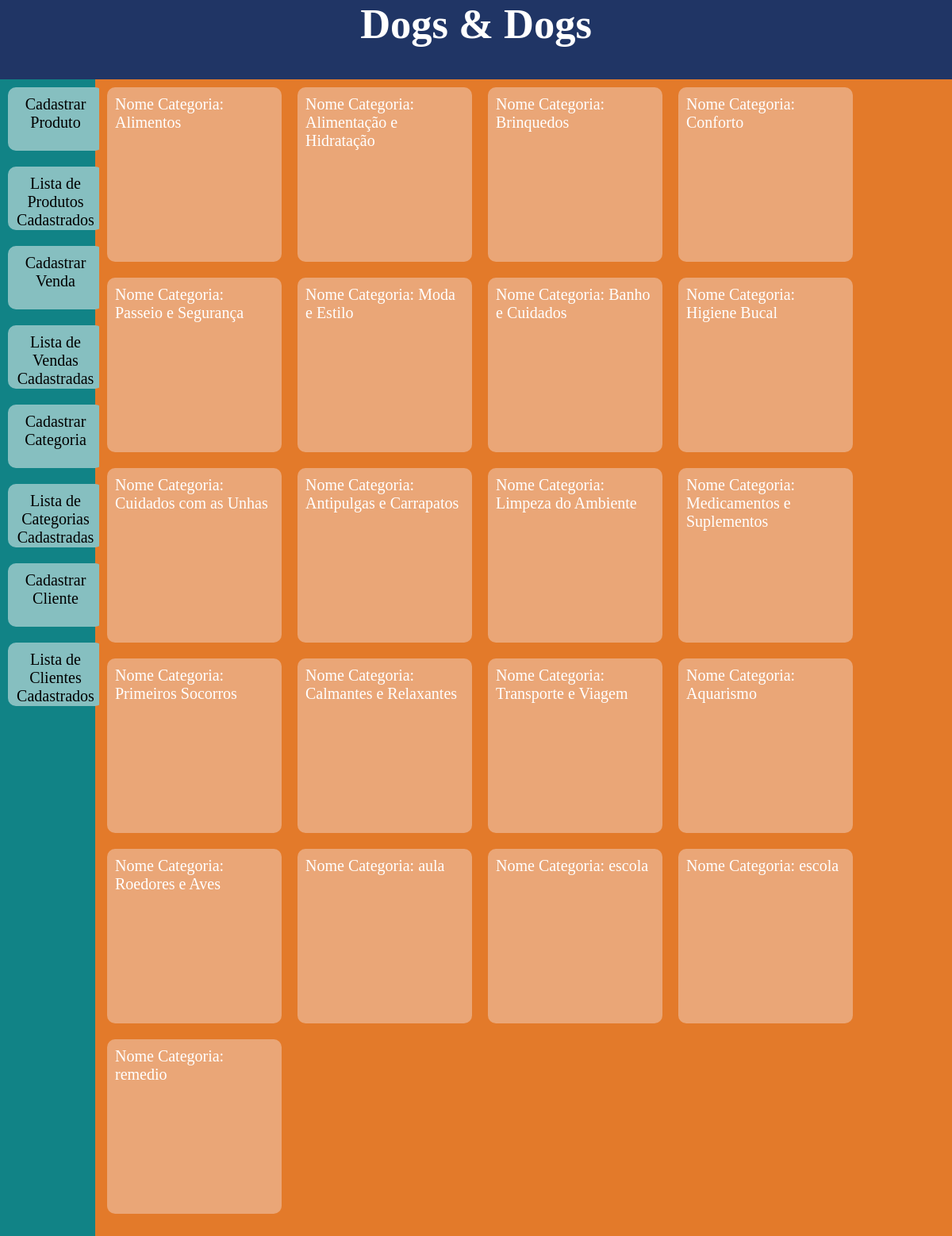
Screenshot of /categoria with the database file from the repository.
### models.py (models this page shows, shortened)
class Categoria(Base):
    __tablename__ = 'TAB_CATEGORIA'
    id_categoria = Column(Integer, primary_key=True, autoincrement=True)
    nome_categoria = Column(String(100), index=True, nullable=False)
    def serialize_categoria(self):
        dados_categoria = {
            'id_categoria': self.id_categoria,
            'nome_categoria': self.nome_categoria
        }
        return dados_categoria

### app.py (the view)
@app.route('/categoria')
def categoria():
    sql_categoria = select(Categoria)
    resultado_categoria = db_session.execute(sql_categoria).scalars()
    print(resultado_categoria)
    categoria = []
    for n in resultado_categoria:
        categoria.append(n.serialize_categoria())
        print(categoria[-1])
    return render_template("categoria.html",
                           categoria=categoria)

### templates/categoria.html
{% extends 'home.html' %}
{% block conteudo%}
    {% for n in categoria %}
    <div class="card">
        Nome Categoria: {{n.nome_categoria}}<br>
    </div>
    {% endfor %}
{%endblock conteudo%}

### templates/home.html (shortened to what this page needs)
<!doctype html>
<html lang="pt-BR">
<head>
    <link rel="stylesheet" href="/static/home.css">
</head>
<body>
<div class="container">
    <header>
        <h2>Dogs & Dogs </h2>
    </header>
     <nav>
         <a href="{{ url_for('novo_produto') }}"> <div class="botao">
             Cadastrar Produto</div> </a>
         <a href="{{ url_for('produto') }}"> <div class="botao">
             Lista de Produtos Cadastrados</div> </a>
         <a href="{{ url_for('nova_venda') }}"> <div class="botao">
             Cadastrar Venda</div> </a>
         <a href="{{ url_for('venda') }}"> <div class="botao">
             Lista de Vendas Cadastradas</div> </a>
         <a href="{{ url_for('nova_categoria') }}"> <div class="botao">
                 Cadastrar Categoria</div> </a>
          <a href="{{ url_for('categoria') }}"> <div class="botao">
                 Lista de Categorias Cadastradas</div> </a>
          <a href="{{ url_for('novo_cliente') }}"> <div class="botao">
                 Cadastrar Cliente</div> </a>
          <a href="{{ url_for('cliente') }}"> <div class="botao">
                 Lista de Clientes Cadastrados</div> </a>
    </nav>
    <main>
        {% block conteudo %}
        {% endblock %}
    </main>
</div>
</body>
</html>

### static/home.css (style rules this page uses)
* { margin: 0; padding: 0; }
body, html { height: 100vh; font-family: "Berlin Sans FB"; font-size: 20px; background-color: #E37A2A; }
li, a { color:black; text-decoration: none; }
.container { display: block; height: 100vh; vertical-align: top; }
header { background-color: #203565; display: block; height: 100px; text-align: center; color: white; font-size: 35px; }
nav { background-color: #118386; display: inline-block; height: 1000%; width: 10%; color: white; }
main { background-color: #E37A2A; display: inline-block; width: 89%; height: 100%; vertical-align: top; color: white; }
.card { background-color: #eaa677; height: 200px; width: 200px; border-radius: 10px; margin: 10px; font-size: 10px; padding: 10px; font-size: 20px; float: left; }
.botao { font-size: 10px; background-color: #86BFC0; height: 60px; width: 100px; border-radius: 10px; margin: 10px; padding: 10px; font-size: 20px; float: left; text-align: center; }

### rows the page displays
Categoria: nome_categoria "Alimentos"
Categoria: nome_categoria "Alimentação e Hidratação"
Categoria: nome_categoria "Brinquedos"
Categoria: nome_categoria "Conforto"
Categoria: nome_categoria "Passeio e Segurança"
Categoria: nome_categoria "Moda e Estilo"
Categoria: nome_categoria "Banho e Cuidados"
Categoria: nome_categoria "Higiene Bucal"
Categoria: nome_categoria "Cuidados com as Unhas"
Categoria: nome_categoria "Antipulgas e Carrapatos"
Categoria: nome_categoria "Limpeza do Ambiente"
Categoria: nome_categoria "Medicamentos e Suplementos"
Categoria: nome_categoria "Primeiros Socorros"
Categoria: nome_categoria "Calmantes e Relaxantes"
Categoria: nome_categoria "Transporte e Viagem"
Categoria: nome_categoria "Aquarismo"
Categoria: nome_categoria "Roedores e Aves"
Categoria: nome_categoria "aula"
Categoria: nome_categoria "escola"
Categoria: nome_categoria "escola"
Categoria: nome_categoria "remedio"
